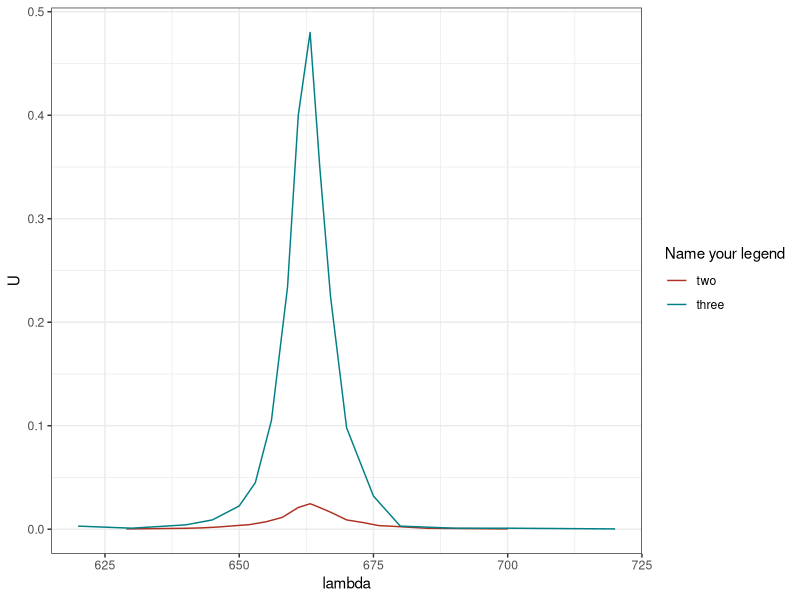

R code for this plot:
print("helloworld")

#require(ggplot2)
library(ggplot2)

# dat <- read.csv('dataset1.csv', sep = '\t')
# 
# g <- ggplot(dat, aes(x = A, y = U)) +
#   geom_point()+
#   geom_line() +
#   scale_x_log10(breaks = c(5,10,15,20,25,30,35)) +
#   theme_bw()
# 
# plot(g)

dat2 <- read.csv('dataset2.csv', sep = '\t')
dat3 <- read.csv('dataset3.csv', sep = '\t')
dat3 <- as.data.frame(dat3)
colnames(dat3) <- c('lambda', 'U')

dat2$fac <- as.factor('two') #change 'two to the name you need for legend
dat3$fac <- as.factor('three')

datFinal <- rbind.data.frame(dat2, dat3) #final DF for plotting, values separated by factor 

g <- ggplot(data = datFinal, aes(x = lambda, y = U)) + 
  geom_line(aes(colour = fac)) +
  scale_colour_discrete(name = 'Name your legend', l = 40) + 
  labs(list(x = 'x-axis descr.', y = 'y-axis descr')) +
  theme_bw()

plot(g)

